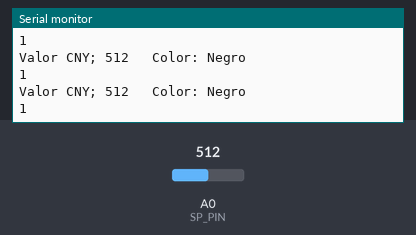
A sketch run on a simulated Arduino Uno, built with avr-gcc and run on an emulated ATmega328P. Shown: the last lines printed to the serial monitor. The inputs (shaded band) are chosen by the test bench; at power-on: A0 (SP_PIN) = 512.

Above: at 1.2 s.
1.3 s: A0 (SP_PIN) set to 490
At 1.31 s:
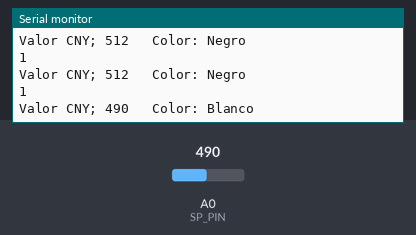
2.9 s: A0 (SP_PIN) set to 510
At 2.92 s:
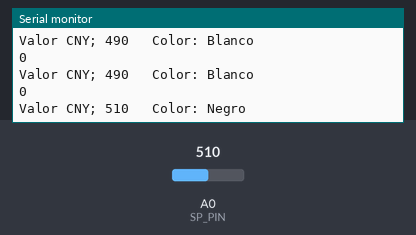

The sketch:

Pruebas_Sensores_de_Piso.ino
```cpp
//Prueba Lectura CNY70


#define SP_PIN A0
#define SP_UMBRAL 500
#define CNY_NEGRO 1
#define CNY_BLANCO 0

int leerCNY(int pin) {
  int medicion = analogRead(pin);
  Serial.print("Valor CNY; ");
  Serial.print(medicion);
  Serial.print("\t Color: ");

  if (medicion > SP_UMBRAL) {
    Serial.println("Negro");
    return CNY_NEGRO;
  } else {
    Serial.println("Blanco");
    return CNY_BLANCO;
  }
}

void setup() {
  Serial.begin(115200);
  Serial.println("Prueba CNY70");
}

void loop() {

  Serial.println(leerCNY(SP_PIN));
  delay(100);

}
```

Measured:
- after the input at 1.3 s, the serial monitor: prints a new line at once (image 1)
- after the input at 2.9 s, the serial monitor: prints a new line at once (image 2)
